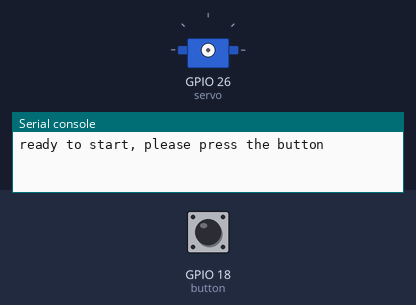
A program run on a simulated ESP32 board running MicroPython. Parts: servo, the last lines printed to the serial console. Inputs (shaded band) come from the test bench; at power-on: GPIO 18 (button) HIGH. Servo angles are drawn from the pulse width (0.5 ms = 0°, 2.5 ms = 180°).

Above: at 2.2 s.
2.3 s: GPIO 18 (button) pulled LOW for 3.2 s
7.0 s: GPIO 18 (button) pulled LOW for 0.15 s
8.6 s: GPIO 18 (button) pulled LOW for 1 s
11.1 s: GPIO 18 (button) pulled LOW for 3.2 s
At 14.4 s:
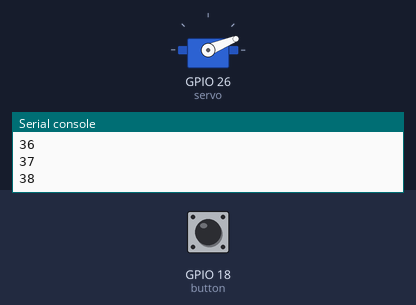
15.8 s: GPIO 18 (button) pulled LOW for 3.2 s
At 19.2 s:
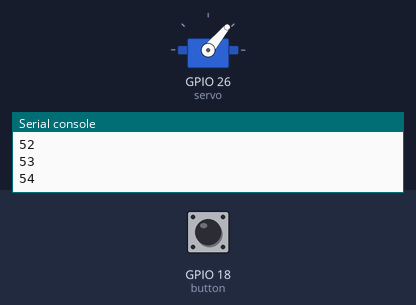
20.5 s: GPIO 18 (button) pulled LOW for 3.2 s
At 24.0 s:
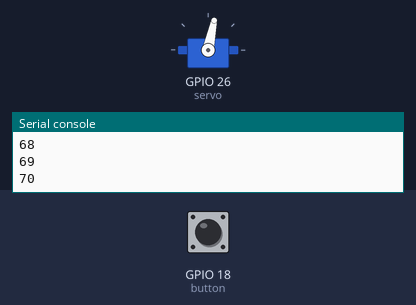
Timing chart, 0 to 25.5 s (numbered marks = the images above; inputs shaded):
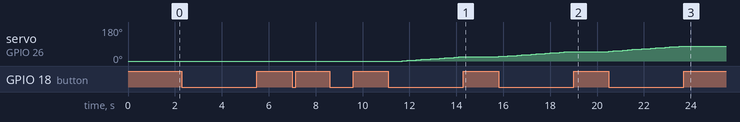

The program:

01_servo_calibration.py
```python
from machine import Pin, PWM
import time

TEST_SERVO_PIN = 26
TEST_BUTTON_PIN = 18

button = Pin(TEST_BUTTON_PIN, Pin.IN, Pin.PULL_UP)
servo = PWM(Pin(TEST_SERVO_PIN))
servo.freq(50)
servo.duty(0)

time.sleep(1)
print("ready to start, please press the button")

while True:
    duty = 0
    while True:
        if button.value() == 0:
            duty += 1
            print(duty)
            servo.duty(duty)
            time.sleep(0.2)

"""
ANGLE2DUTY = {
    0: 18,
    90: 68,
    180: 128
}
"""
```

Measured:
- after the input at 11.1 s, servo on GPIO 26 (servo): moves from 0° to 22° over 2.4 s, starting after 0.60 s
- after the input at 15.8 s, servo on GPIO 26 (servo): moves from 22° to 50° over 3.0 s, starting at once
- after the input at 20.5 s, servo on GPIO 26 (servo): moves from 50° to 78° over 3.0 s, starting at once
